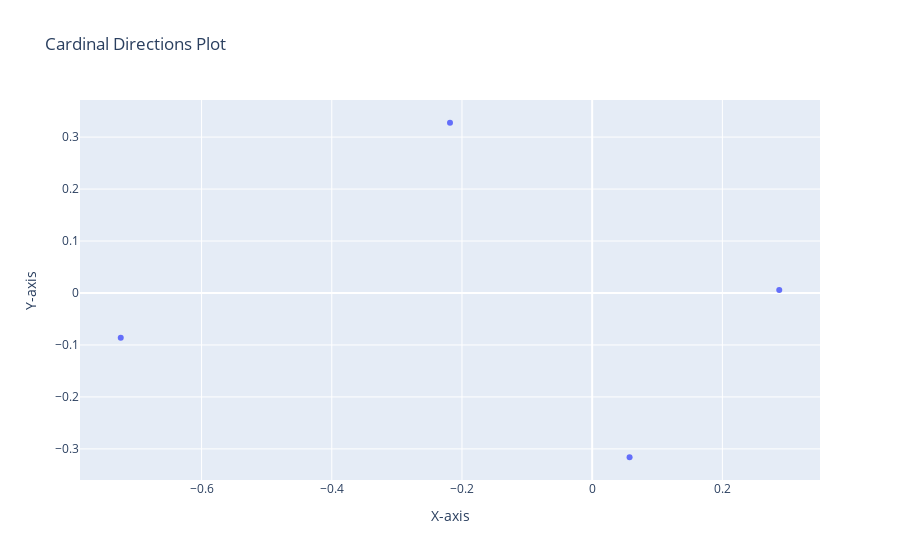

The notebook cell this image was saved under:
### Code cell
# Extract coordinates and labels
x_values = [coord[0] for coord in dir_data.values()]
y_values = [coord[1] for coord in dir_data.values()]
labels = list(dir_data.keys())

# Create scatter plot
fig = go.Figure(data=go.Scatter(x=x_values, y=y_values, mode='markers', text=labels))

# Update layout
fig.update_layout(title='Cardinal Directions Plot', xaxis_title='X-axis', yaxis_title='Y-axis')

# Show plot
fig.show()

### Figure 1 — Plotly figure (JSON) as saved in the notebook; plotly's stock layout.template omitted (floating-point values rounded to 4 significant figures)
{"data": [{"mode": "markers", "text": ["north", "south", "east", "west"], "type": "scatter", "x": [-0.2184, 0.05747, 0.2874, -0.7241], "y": [0.3276, -0.3161, 0.005747, -0.08621]}], "layout": {"title": {"text": "Cardinal Directions Plot"}, "xaxis": {"title": {"text": "X-axis"}}, "yaxis": {"title": {"text": "Y-axis"}}}}
